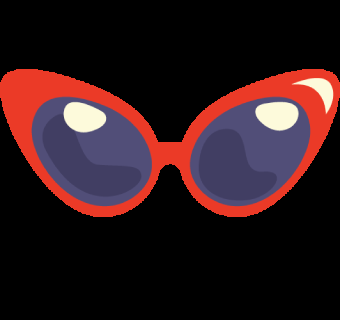
#> input picture sunglass.png, 340 x 320 px
$ python menu.py
#> lines starting #> are read from the running program, lines starting #| are printed output that depends on the picture
#> the answer given: 1
### filter1.py
import cv2
import cvzone

def filter1():
    video_capture = cv2.VideoCapture(0)
    faceCascade = cv2.CascadeClassifier("haarcascade_frontalface_default.xml")
    overlay = cv2.imread('sunglass.png',cv2.IMREAD_UNCHANGED)
#> overlay is the input picture: shape (320, 340, 4); mean B, G, R, A 27.7, 24.2, 46.5, 76.2
    while True:
        _,img = video_capture.read()
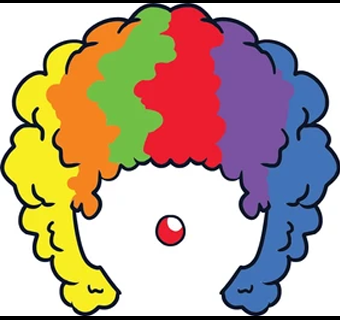
#> input picture joker.png, 340 x 320 px, given in place of the camera
#> img is the input picture: shape (320, 340, 3); mean B, G, R 151.8, 168.7, 188.9
        gray_img = cv2.cvtColor(img,cv2.COLOR_BGR2GRAY)
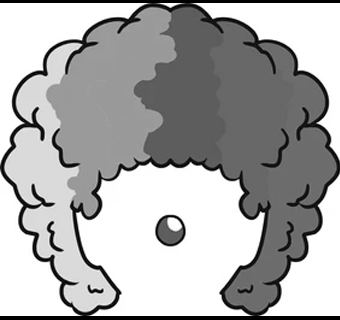
#> gray_img: shape (320, 340); min 0, max 255, mean 172.8
        faces = faceCascade.detectMultiScale(gray_img)
#> faces = ()
    # img = detect(img,faceCascade)
        for (x,y,w,h) in faces:
            # cv2.rectangle(img,(x,y),(x+w,y+h),(0,255,0),2)
            overlay_resize = cv2.resize(overlay,(w,h))
            frame = cvzone.overlayPNG(img,overlay_resize,[x,y])
#> this loop made 0 passes
        cv2.imshow("Detected Face", img)

        if cv2.waitKey(1) & 0xFF == ord('q'):
#> (key q is pressed here)
            break

    video_capture.release()
    cv2.destroyAllWindows()

### menu.py
import filter1
import filter2
import filter3
import filter4
import cartoonify_with_filter
import catoonify

print("1. Filter 1")
print("2. Filter 2")
print("3. Filter 3")
print("4. Filter 4")
print("5. Cartoonify")
print("6. Cartoonify with applied filters")
while True:
#> (the run stopped early here; a loop or call above may not have finished)
